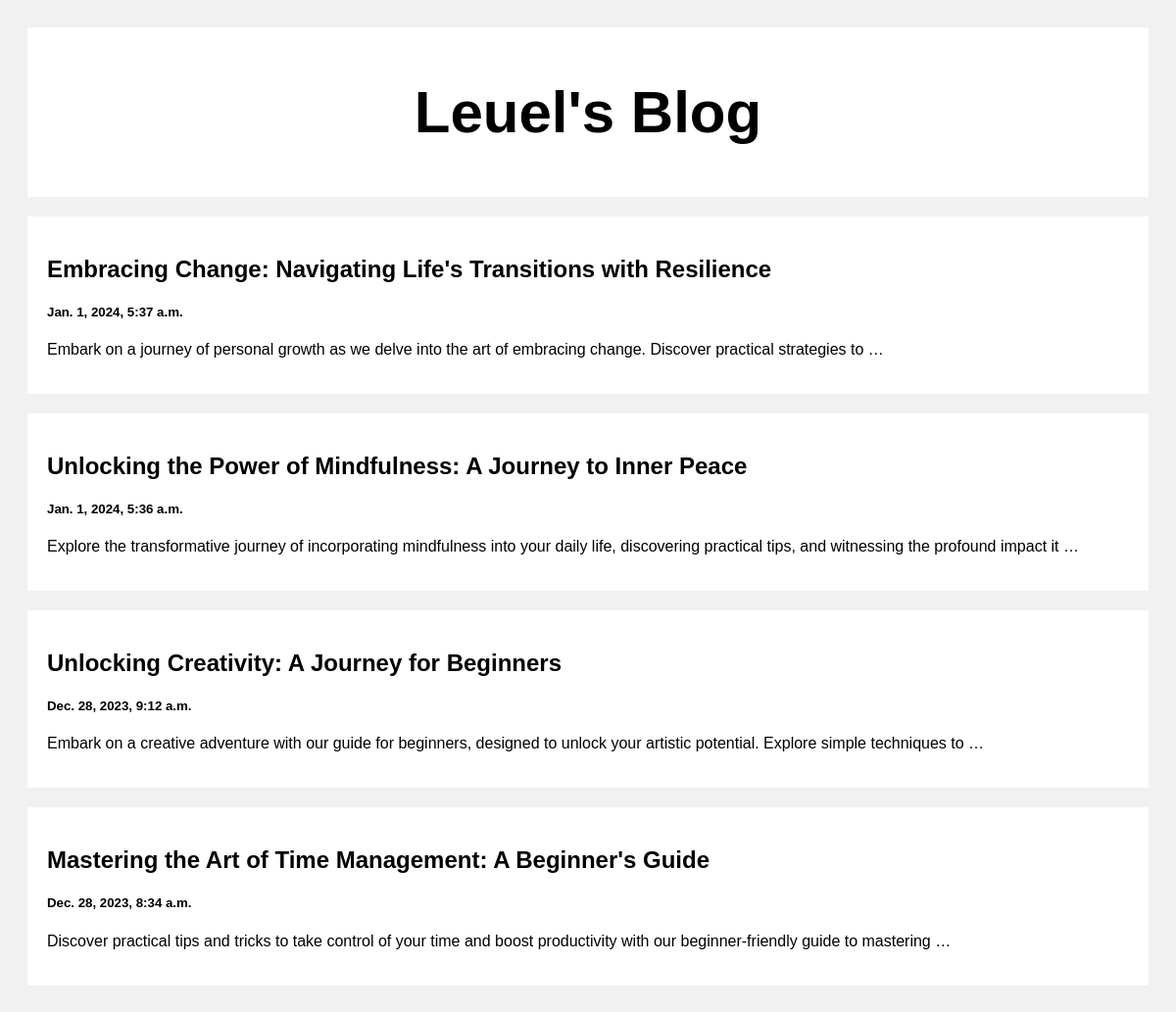
The page / on the database its author committed.
### posts/models.py (models this page shows)
class Post (models.Model) :
    title = models.CharField(max_length = 100 )
    body = models.CharField(max_length = 1000000)
    created_at = models.DateTimeField (default = datetime.now, blank = True)

### posts/views.py (the view)
# urls.py: path('', views.index, name = 'index'),
def index(request):
    posts = Post.objects.all()
    return render (request, 'index.html', {'posts': posts})

### template/index.html (shortened to what this page needs)
<!DOCTYPE html>
<html>
  <head>
  </head>
  <body>
    <div class="header">
      <h2>Leuel's Blog</h2>
    </div>
    <div class="row">
      <div class="leftcolumn">
        {% for post in posts reversed %}
        <div class="card">
          <a
            style="text-decoration: none; color: black"
            href="/post/{{post.id}}"
          >
            <h2>{{post.title}}</h2>
            <h5>{{post.created_at}}</h5>
            <p>{{post.body|truncatewords:20}}</p>
          </a>
        </div>
        {% endfor %}
      </div>
    </div>
  </body>
</html>

### template/index.html (style rules this page uses)
* { box-sizing: border-box; }
body { font-family: Arial; padding: 20px; background: #f1f1f1; }
.header { padding: 2px; font-size: 40px; text-align: center; background: white; }
.leftcolumn { float: left; width: 100%; }
.card { background-color: white; padding: 20px; margin-top: 20px; }
.row:after { content: ""; display: table; clear: both; }

### rows shown on the page
Post: title "Embracing Change: Navigating Life's Transitions with Resilience", created_at "Jan. 1, 2024, 5:37 a.m.", body "Embark on a journey of personal growth as we delve into the art of embracing change. Discover practical strategies to …"
Post: title "Unlocking the Power of Mindfulness: A Journey to Inner Peace", created_at "Jan. 1, 2024, 5:36 a.m.", body "Explore the transformative journey of incorporating mindfulness into your daily life, discovering practical tips, and witnessing the profound impact it …"
Post: title "Unlocking Creativity: A Journey for Beginners", created_at "Dec. 28, 2023, 9:12 a.m.", body "Embark on a creative adventure with our guide for beginners, designed to unlock your artistic potential. Explore simple techniques to …"
Post: title "Mastering the Art of Time Management: A Beginner's Guide", created_at "Dec. 28, 2023, 8:34 a.m.", body "Discover practical tips and tricks to take control of your time and boost productivity with our beginner-friendly guide to mastering …"
